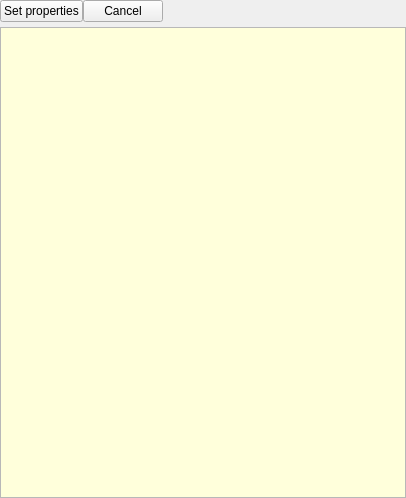
<?xml version="1.0" encoding="UTF-8"?>
<ui version="4.0">
 <class>Form</class>
 <widget class="QWidget" name="Form">
  <property name="geometry">
   <rect>
    <x>0</x>
    <y>0</y>
    <width>406</width>
    <height>498</height>
   </rect>
  </property>
  <property name="sizePolicy">
   <sizepolicy hsizetype="Expanding" vsizetype="Expanding">
    <horstretch>1</horstretch>
    <verstretch>1</verstretch>
   </sizepolicy>
  </property>
  <property name="minimumSize">
   <size>
    <width>400</width>
    <height>200</height>
   </size>
  </property>
  <property name="maximumSize">
   <size>
    <width>16777215</width>
    <height>16777215</height>
   </size>
  </property>
  <property name="baseSize">
   <size>
    <width>0</width>
    <height>0</height>
   </size>
  </property>
  <property name="windowTitle">
   <string>Task Inspector</string>
  </property>
  <layout class="QFormLayout" name="formLayout">
   <property name="sizeConstraint">
    <enum>QLayout::SetNoConstraint</enum>
   </property>
   <property name="fieldGrowthPolicy">
    <enum>QFormLayout::ExpandingFieldsGrow</enum>
   </property>
   <property name="formAlignment">
    <set>Qt::AlignLeading|Qt::AlignLeft|Qt::AlignTop</set>
   </property>
   <property name="horizontalSpacing">
    <number>0</number>
   </property>
   <property name="verticalSpacing">
    <number>5</number>
   </property>
   <property name="margin">
    <number>0</number>
   </property>
   <item row="2" column="1">
    <layout class="QHBoxLayout" name="horizontalLayout_3">
     <property name="leftMargin">
      <number>0</number>
     </property>
     <property name="bottomMargin">
      <number>0</number>
     </property>
     <item>
      <widget class="QPushButton" name="setPropButton">
       <property name="text">
        <string>Set properties</string>
       </property>
       <property name="checkable">
        <bool>false</bool>
       </property>
      </widget>
     </item>
     <item>
      <widget class="QPushButton" name="cancelPropButton">
       <property name="text">
        <string>Cancel</string>
       </property>
      </widget>
     </item>
    </layout>
   </item>
   <item row="3" column="1">
    <widget class="QTreeView" name="treeView">
     <property name="sizePolicy">
      <sizepolicy hsizetype="Expanding" vsizetype="Expanding">
       <horstretch>1</horstretch>
       <verstretch>1</verstretch>
      </sizepolicy>
     </property>
     <property name="minimumSize">
      <size>
       <width>0</width>
       <height>0</height>
      </size>
     </property>
     <property name="palette">
      <palette>
       <active>
        <colorrole role="Base">
         <brush brushstyle="SolidPattern">
          <color alpha="255">
           <red>255</red>
           <green>255</green>
           <blue>219</blue>
          </color>
         </brush>
        </colorrole>
        <colorrole role="AlternateBase">
         <brush brushstyle="SolidPattern">
          <color alpha="255">
           <red>255</red>
           <green>255</green>
           <blue>174</blue>
          </color>
         </brush>
        </colorrole>
       </active>
       <inactive>
        <colorrole role="Base">
         <brush brushstyle="SolidPattern">
          <color alpha="255">
           <red>255</red>
           <green>255</green>
           <blue>219</blue>
          </color>
         </brush>
        </colorrole>
        <colorrole role="AlternateBase">
         <brush brushstyle="SolidPattern">
          <color alpha="255">
           <red>255</red>
           <green>255</green>
           <blue>174</blue>
          </color>
         </brush>
        </colorrole>
       </inactive>
       <disabled>
        <colorrole role="Base">
         <brush brushstyle="SolidPattern">
          <color alpha="255">
           <red>255</red>
           <green>255</green>
           <blue>255</blue>
          </color>
         </brush>
        </colorrole>
        <colorrole role="AlternateBase">
         <brush brushstyle="SolidPattern">
          <color alpha="255">
           <red>255</red>
           <green>255</green>
           <blue>174</blue>
          </color>
         </brush>
        </colorrole>
       </disabled>
      </palette>
     </property>
     <property name="frameShape">
      <enum>QFrame::StyledPanel</enum>
     </property>
     <property name="showDropIndicator" stdset="0">
      <bool>false</bool>
     </property>
     <property name="alternatingRowColors">
      <bool>true</bool>
     </property>
     <attribute name="headerCascadingSectionResizes">
      <bool>false</bool>
     </attribute>
     <attribute name="headerDefaultSectionSize">
      <number>400</number>
     </attribute>
     <attribute name="headerMinimumSectionSize">
      <number>0</number>
     </attribute>
     <attribute name="headerCascadingSectionResizes">
      <bool>false</bool>
     </attribute>
     <attribute name="headerDefaultSectionSize">
      <number>400</number>
     </attribute>
     <attribute name="headerMinimumSectionSize">
      <number>0</number>
     </attribute>
    </widget>
   </item>
  </layout>
 </widget>
 <resources/>
 <connections/>
</ui>
